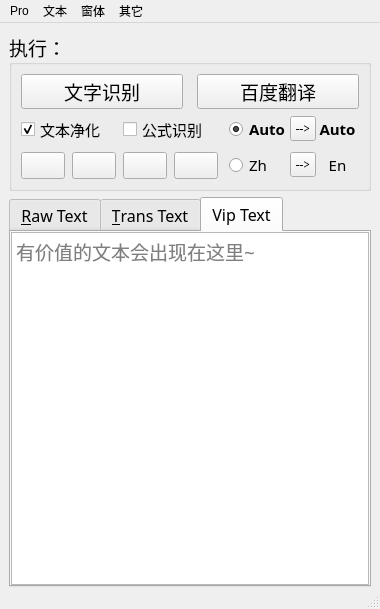
<?xml version="1.0" encoding="UTF-8"?>
<ui version="4.0">
 <class>MainWindow</class>
 <widget class="QMainWindow" name="MainWindow">
  <property name="geometry">
   <rect>
    <x>0</x>
    <y>0</y>
    <width>357</width>
    <height>609</height>
   </rect>
  </property>
  <property name="windowTitle">
   <string>可可 OCR</string>
  </property>
  <property name="windowIcon">
   <iconset resource="rec.qrc">
    <normaloff>:/ico/开心果.png</normaloff>:/ico/开心果.png</iconset>
  </property>
  <widget class="QWidget" name="centralwidget">
   <layout class="QVBoxLayout" name="verticalLayout">
    <property name="bottomMargin">
     <number>0</number>
    </property>
    <item>
     <widget class="QGroupBox" name="groupBox">
      <property name="font">
       <font>
        <family>微软雅黑 Light</family>
        <pointsize>14</pointsize>
       </font>
      </property>
      <property name="title">
       <string>执行：</string>
      </property>
      <property name="checkable">
       <bool>false</bool>
      </property>
      <layout class="QVBoxLayout" name="verticalLayout_2">
       <item>
        <layout class="QHBoxLayout" name="horizontalLayout">
         <property name="spacing">
          <number>14</number>
         </property>
         <item>
          <widget class="QPushButton" name="genBtn">
           <property name="minimumSize">
            <size>
             <width>0</width>
             <height>35</height>
            </size>
           </property>
           <property name="text">
            <string>文字识别</string>
           </property>
           <property name="icon">
            <iconset resource="rec.qrc">
             <normaloff>:/ico/scanning.png</normaloff>:/ico/scanning.png</iconset>
           </property>
           <property name="iconSize">
            <size>
             <width>20</width>
             <height>20</height>
            </size>
           </property>
           <property name="shortcut">
            <string>Ctrl+R</string>
           </property>
          </widget>
         </item>
         <item>
          <widget class="QPushButton" name="transBtn">
           <property name="minimumSize">
            <size>
             <width>0</width>
             <height>35</height>
            </size>
           </property>
           <property name="text">
            <string>百度翻译</string>
           </property>
           <property name="icon">
            <iconset resource="rec.qrc">
             <normaloff>:/ico/翻译.png</normaloff>:/ico/翻译.png</iconset>
           </property>
           <property name="iconSize">
            <size>
             <width>18</width>
             <height>18</height>
            </size>
           </property>
           <property name="shortcut">
            <string>Ctrl+T</string>
           </property>
           <property name="checkable">
            <bool>false</bool>
           </property>
           <property name="checked">
            <bool>false</bool>
           </property>
           <property name="autoRepeat">
            <bool>true</bool>
           </property>
          </widget>
         </item>
        </layout>
       </item>
       <item>
        <layout class="QGridLayout" name="gridLayout_3" columnstretch="1,1" columnminimumwidth="0,5">
         <property name="sizeConstraint">
          <enum>QLayout::SetFixedSize</enum>
         </property>
         <property name="bottomMargin">
          <number>0</number>
         </property>
         <property name="horizontalSpacing">
          <number>11</number>
         </property>
         <property name="verticalSpacing">
          <number>6</number>
         </property>
         <item row="0" column="0">
          <layout class="QGridLayout" name="gridLayout_2" columnstretch="1,1" columnminimumwidth="0,0">
           <property name="horizontalSpacing">
            <number>6</number>
           </property>
           <property name="verticalSpacing">
            <number>8</number>
           </property>
           <item row="0" column="0">
            <widget class="QCheckBox" name="c01">
             <property name="sizePolicy">
              <sizepolicy hsizetype="Minimum" vsizetype="Fixed">
               <horstretch>1</horstretch>
               <verstretch>0</verstretch>
              </sizepolicy>
             </property>
             <property name="font">
              <font>
               <family>微软雅黑 Light</family>
               <pointsize>11</pointsize>
              </font>
             </property>
             <property name="styleSheet">
              <string notr="true"/>
             </property>
             <property name="text">
              <string>文本净化</string>
             </property>
             <property name="checked">
              <bool>true</bool>
             </property>
            </widget>
           </item>
           <item row="0" column="1">
            <widget class="QCheckBox" name="c02">
             <property name="sizePolicy">
              <sizepolicy hsizetype="Minimum" vsizetype="Fixed">
               <horstretch>1</horstretch>
               <verstretch>0</verstretch>
              </sizepolicy>
             </property>
             <property name="font">
              <font>
               <family>微软雅黑 Light</family>
               <pointsize>11</pointsize>
              </font>
             </property>
             <property name="text">
              <string>公式识别</string>
             </property>
             <property name="shortcut">
              <string>Ctrl+M</string>
             </property>
            </widget>
           </item>
           <item row="1" column="0" colspan="2">
            <layout class="QHBoxLayout" name="horizontalLayout_2" stretch="1,1,1,1">
             <property name="spacing">
              <number>7</number>
             </property>
             <item>
              <widget class="QPushButton" name="copyBtn">
               <property name="sizePolicy">
                <sizepolicy hsizetype="Minimum" vsizetype="Fixed">
                 <horstretch>1</horstretch>
                 <verstretch>0</verstretch>
                </sizepolicy>
               </property>
               <property name="minimumSize">
                <size>
                 <width>0</width>
                 <height>26</height>
                </size>
               </property>
               <property name="font">
                <font>
                 <family>微软雅黑 Light</family>
                 <pointsize>11</pointsize>
                </font>
               </property>
               <property name="text">
                <string/>
               </property>
               <property name="icon">
                <iconset resource="rec.qrc">
                 <normaloff>:/ico/粘贴 (1).png</normaloff>:/ico/粘贴 (1).png</iconset>
               </property>
               <property name="shortcut">
                <string>Alt+C</string>
               </property>
              </widget>
             </item>
             <item>
              <widget class="QPushButton" name="delBtn">
               <property name="sizePolicy">
                <sizepolicy hsizetype="Minimum" vsizetype="Fixed">
                 <horstretch>1</horstretch>
                 <verstretch>0</verstretch>
                </sizepolicy>
               </property>
               <property name="minimumSize">
                <size>
                 <width>0</width>
                 <height>26</height>
                </size>
               </property>
               <property name="font">
                <font>
                 <family>微软雅黑 Light</family>
                 <pointsize>11</pointsize>
                </font>
               </property>
               <property name="text">
                <string/>
               </property>
               <property name="icon">
                <iconset resource="rec.qrc">
                 <normaloff>:/ico/删除 (2).png</normaloff>:/ico/删除 (2).png</iconset>
               </property>
               <property name="shortcut">
                <string>Alt+D</string>
               </property>
              </widget>
             </item>
             <item>
              <widget class="QPushButton" name="oneMBtn">
               <property name="sizePolicy">
                <sizepolicy hsizetype="Minimum" vsizetype="Fixed">
                 <horstretch>1</horstretch>
                 <verstretch>0</verstretch>
                </sizepolicy>
               </property>
               <property name="minimumSize">
                <size>
                 <width>0</width>
                 <height>26</height>
                </size>
               </property>
               <property name="font">
                <font>
                 <family>微软雅黑 Light</family>
                 <pointsize>11</pointsize>
                </font>
               </property>
               <property name="text">
                <string/>
               </property>
               <property name="icon">
                <iconset resource="rec.qrc">
                 <normaloff>:/ico/箭头右.png</normaloff>:/ico/箭头右.png</iconset>
               </property>
               <property name="iconSize">
                <size>
                 <width>19</width>
                 <height>19</height>
                </size>
               </property>
              </widget>
             </item>
             <item>
              <widget class="QPushButton" name="autoMBtn">
               <property name="sizePolicy">
                <sizepolicy hsizetype="Minimum" vsizetype="Fixed">
                 <horstretch>1</horstretch>
                 <verstretch>0</verstretch>
                </sizepolicy>
               </property>
               <property name="minimumSize">
                <size>
                 <width>0</width>
                 <height>26</height>
                </size>
               </property>
               <property name="font">
                <font>
                 <family>微软雅黑 Light</family>
                 <pointsize>11</pointsize>
                </font>
               </property>
               <property name="text">
                <string/>
               </property>
               <property name="icon">
                <iconset resource="rec.qrc">
                 <normaloff>:/ico/信号 (1).png</normaloff>:/ico/信号 (1).png</iconset>
               </property>
               <property name="iconSize">
                <size>
                 <width>19</width>
                 <height>19</height>
                </size>
               </property>
               <property name="checkable">
                <bool>true</bool>
               </property>
              </widget>
             </item>
            </layout>
           </item>
          </layout>
         </item>
         <item row="0" column="1">
          <layout class="QGridLayout" name="gridLayout" columnstretch="1,1,1">
           <property name="horizontalSpacing">
            <number>0</number>
           </property>
           <property name="verticalSpacing">
            <number>8</number>
           </property>
           <item row="0" column="0">
            <widget class="QRadioButton" name="autoR">
             <property name="sizePolicy">
              <sizepolicy hsizetype="Preferred" vsizetype="Fixed">
               <horstretch>0</horstretch>
               <verstretch>0</verstretch>
              </sizepolicy>
             </property>
             <property name="minimumSize">
              <size>
               <width>61</width>
               <height>0</height>
              </size>
             </property>
             <property name="font">
              <font>
               <family>微软雅黑 Light</family>
               <pointsize>11</pointsize>
               <weight>75</weight>
               <bold>true</bold>
              </font>
             </property>
             <property name="text">
              <string>Auto</string>
             </property>
             <property name="shortcut">
              <string>Alt+X</string>
             </property>
             <property name="checked">
              <bool>true</bool>
             </property>
            </widget>
           </item>
           <item row="0" column="1">
            <widget class="QPushButton" name="autoBtn">
             <property name="sizePolicy">
              <sizepolicy hsizetype="Preferred" vsizetype="Fixed">
               <horstretch>0</horstretch>
               <verstretch>0</verstretch>
              </sizepolicy>
             </property>
             <property name="minimumSize">
              <size>
               <width>26</width>
               <height>0</height>
              </size>
             </property>
             <property name="font">
              <font>
               <family>MS Serif</family>
               <pointsize>9</pointsize>
              </font>
             </property>
             <property name="styleSheet">
              <string notr="true">text-align:center;padding:3px 0px</string>
             </property>
             <property name="text">
              <string>--&gt;</string>
             </property>
             <property name="checkable">
              <bool>false</bool>
             </property>
             <property name="checked">
              <bool>false</bool>
             </property>
            </widget>
           </item>
           <item row="0" column="2">
            <widget class="QLabel" name="autoTo">
             <property name="sizePolicy">
              <sizepolicy hsizetype="Preferred" vsizetype="Preferred">
               <horstretch>0</horstretch>
               <verstretch>0</verstretch>
              </sizepolicy>
             </property>
             <property name="minimumSize">
              <size>
               <width>43</width>
               <height>0</height>
              </size>
             </property>
             <property name="font">
              <font>
               <family>微软雅黑 Light</family>
               <pointsize>11</pointsize>
               <weight>75</weight>
               <bold>true</bold>
              </font>
             </property>
             <property name="styleSheet">
              <string notr="true"/>
             </property>
             <property name="text">
              <string>Auto</string>
             </property>
             <property name="alignment">
              <set>Qt::AlignCenter</set>
             </property>
            </widget>
           </item>
           <item row="1" column="0">
            <widget class="QRadioButton" name="defR">
             <property name="sizePolicy">
              <sizepolicy hsizetype="Preferred" vsizetype="Fixed">
               <horstretch>0</horstretch>
               <verstretch>0</verstretch>
              </sizepolicy>
             </property>
             <property name="minimumSize">
              <size>
               <width>61</width>
               <height>0</height>
              </size>
             </property>
             <property name="font">
              <font>
               <family>微软雅黑 Light</family>
               <pointsize>11</pointsize>
              </font>
             </property>
             <property name="text">
              <string>Zh  </string>
             </property>
             <property name="shortcut">
              <string>Alt+Z</string>
             </property>
            </widget>
           </item>
           <item row="1" column="1">
            <widget class="QPushButton" name="defBtn">
             <property name="sizePolicy">
              <sizepolicy hsizetype="Preferred" vsizetype="Fixed">
               <horstretch>0</horstretch>
               <verstretch>0</verstretch>
              </sizepolicy>
             </property>
             <property name="minimumSize">
              <size>
               <width>26</width>
               <height>0</height>
              </size>
             </property>
             <property name="font">
              <font>
               <family>MS Serif</family>
               <pointsize>9</pointsize>
              </font>
             </property>
             <property name="styleSheet">
              <string notr="true">text-align:center;padding:3px 0px</string>
             </property>
             <property name="text">
              <string>--&gt;</string>
             </property>
            </widget>
           </item>
           <item row="1" column="2">
            <widget class="QLabel" name="defTo">
             <property name="sizePolicy">
              <sizepolicy hsizetype="Preferred" vsizetype="Preferred">
               <horstretch>0</horstretch>
               <verstretch>0</verstretch>
              </sizepolicy>
             </property>
             <property name="minimumSize">
              <size>
               <width>43</width>
               <height>0</height>
              </size>
             </property>
             <property name="font">
              <font>
               <family>微软雅黑 Light</family>
               <pointsize>11</pointsize>
              </font>
             </property>
             <property name="styleSheet">
              <string notr="true"/>
             </property>
             <property name="text">
              <string>En</string>
             </property>
             <property name="alignment">
              <set>Qt::AlignCenter</set>
             </property>
            </widget>
           </item>
          </layout>
         </item>
        </layout>
       </item>
      </layout>
     </widget>
    </item>
    <item>
     <widget class="QTabWidget" name="tabCtrl">
      <property name="font">
       <font>
        <family>微软雅黑 Light</family>
        <pointsize>12</pointsize>
       </font>
      </property>
      <property name="tabShape">
       <enum>QTabWidget::Rounded</enum>
      </property>
      <property name="currentIndex">
       <number>2</number>
      </property>
      <property name="tabsClosable">
       <bool>false</bool>
      </property>
      <property name="movable">
       <bool>false</bool>
      </property>
      <property name="tabBarAutoHide">
       <bool>false</bool>
      </property>
      <widget class="QWidget" name="tab">
       <property name="font">
        <font>
         <family>微软雅黑 Light</family>
         <pointsize>12</pointsize>
        </font>
       </property>
       <attribute name="title">
        <string>&amp;Raw Text</string>
       </attribute>
       <layout class="QHBoxLayout" name="horizontalLayout_3">
        <property name="spacing">
         <number>0</number>
        </property>
        <property name="leftMargin">
         <number>0</number>
        </property>
        <property name="topMargin">
         <number>0</number>
        </property>
        <property name="rightMargin">
         <number>0</number>
        </property>
        <property name="bottomMargin">
         <number>0</number>
        </property>
        <item>
         <widget class="QTextEdit" name="rawText">
          <property name="font">
           <font>
            <family>微软雅黑 Light</family>
            <pointsize>14</pointsize>
           </font>
          </property>
          <property name="styleSheet">
           <string notr="true">p{font-size:900
}</string>
          </property>
          <property name="html">
           <string>&lt;!DOCTYPE HTML PUBLIC &quot;-//W3C//DTD HTML 4.0//EN&quot; &quot;http://www.w3.org/TR/REC-html40/strict.dtd&quot;&gt;
&lt;html&gt;&lt;head&gt;&lt;meta name=&quot;qrichtext&quot; content=&quot;1&quot; /&gt;&lt;style type=&quot;text/css&quot;&gt;
p, li { white-space: pre-wrap; }
&lt;/style&gt;&lt;/head&gt;&lt;body style=&quot; font-family:'微软雅黑 Light'; font-size:14pt; font-weight:400; font-style:normal;&quot;&gt;
&lt;p style=&quot;-qt-paragraph-type:empty; margin-top:0px; margin-bottom:0px; margin-left:0px; margin-right:0px; -qt-block-indent:0; text-indent:0px;&quot;&gt;&lt;br /&gt;&lt;/p&gt;&lt;/body&gt;&lt;/html&gt;</string>
          </property>
          <property name="placeholderText">
           <string>识别后的文本会出现在这里~</string>
          </property>
         </widget>
        </item>
       </layout>
      </widget>
      <widget class="QWidget" name="tab_2">
       <property name="font">
        <font>
         <family>微软雅黑 Light</family>
         <pointsize>12</pointsize>
        </font>
       </property>
       <attribute name="title">
        <string>&amp;Trans Text</string>
       </attribute>
       <layout class="QHBoxLayout" name="horizontalLayout_4">
        <property name="spacing">
         <number>0</number>
        </property>
        <property name="leftMargin">
         <number>0</number>
        </property>
        <property name="topMargin">
         <number>0</number>
        </property>
        <property name="rightMargin">
         <number>0</number>
        </property>
        <property name="bottomMargin">
         <number>0</number>
        </property>
        <item>
         <widget class="QTextEdit" name="transText">
          <property name="font">
           <font>
            <family>微软雅黑 Light</family>
            <pointsize>14</pointsize>
           </font>
          </property>
          <property name="placeholderText">
           <string>Raw Text 的翻译结果会出现在这里~</string>
          </property>
         </widget>
        </item>
       </layout>
      </widget>
      <widget class="QWidget" name="tab_3">
       <attribute name="title">
        <string>Vip Text</string>
       </attribute>
       <layout class="QGridLayout" name="gridLayout_4">
        <property name="leftMargin">
         <number>0</number>
        </property>
        <property name="topMargin">
         <number>0</number>
        </property>
        <property name="rightMargin">
         <number>0</number>
        </property>
        <property name="bottomMargin">
         <number>0</number>
        </property>
        <item row="0" column="0">
         <widget class="QTextEdit" name="vipText">
          <property name="font">
           <font>
            <family>微软雅黑 Light</family>
            <pointsize>14</pointsize>
           </font>
          </property>
          <property name="placeholderText">
           <string>有价值的文本会出现在这里~</string>
          </property>
         </widget>
        </item>
       </layout>
      </widget>
     </widget>
    </item>
   </layout>
  </widget>
  <widget class="QMenuBar" name="menubar">
   <property name="geometry">
    <rect>
     <x>0</x>
     <y>0</y>
     <width>357</width>
     <height>26</height>
    </rect>
   </property>
   <widget class="QMenu" name="menuPro">
    <property name="title">
     <string>Pro</string>
    </property>
    <addaction name="proAction"/>
   </widget>
   <widget class="QMenu" name="menu">
    <property name="title">
     <string>文本</string>
    </property>
    <addaction name="action"/>
    <addaction name="autoCopyAction"/>
    <addaction name="action_2"/>
    <addaction name="separator"/>
    <addaction name="autoCatch"/>
    <addaction name="oneAction"/>
    <addaction name="vipAction"/>
    <addaction name="separator"/>
    <addaction name="action_4"/>
    <addaction name="action_6"/>
   </widget>
   <widget class="QMenu" name="menu_2">
    <property name="title">
     <string>窗体</string>
    </property>
    <addaction name="topAction"/>
    <addaction name="separator"/>
    <addaction name="fontDec"/>
    <addaction name="fontAdd"/>
   </widget>
   <widget class="QMenu" name="menu_3">
    <property name="title">
     <string>其它</string>
    </property>
    <addaction name="verBtn"/>
    <addaction name="describeBtn"/>
   </widget>
   <addaction name="menuPro"/>
   <addaction name="menu"/>
   <addaction name="menu_2"/>
   <addaction name="menu_3"/>
  </widget>
  <widget class="QStatusBar" name="statusbar"/>
  <action name="action">
   <property name="text">
    <string>复制</string>
   </property>
  </action>
  <action name="action_2">
   <property name="text">
    <string>粘贴</string>
   </property>
  </action>
  <action name="oneAction">
   <property name="text">
    <string>一键翻译</string>
   </property>
   <property name="shortcut">
    <string>Ctrl+B</string>
   </property>
  </action>
  <action name="action_4">
   <property name="text">
    <string>清空</string>
   </property>
  </action>
  <action name="action_6">
   <property name="text">
    <string>清空+</string>
   </property>
  </action>
  <action name="topAction">
   <property name="checkable">
    <bool>true</bool>
   </property>
   <property name="text">
    <string>置顶</string>
   </property>
   <property name="shortcut">
    <string>Ctrl+Q</string>
   </property>
  </action>
  <action name="fontDec">
   <property name="text">
    <string>字体 -</string>
   </property>
   <property name="shortcut">
    <string>Ctrl+-</string>
   </property>
  </action>
  <action name="fontAdd">
   <property name="text">
    <string>字体 +</string>
   </property>
   <property name="shortcut">
    <string>Ctrl+=</string>
   </property>
  </action>
  <action name="autoCatch">
   <property name="checkable">
    <bool>true</bool>
   </property>
   <property name="text">
    <string>自动捕获</string>
   </property>
   <property name="shortcut">
    <string>Ctrl+W</string>
   </property>
  </action>
  <action name="verBtn">
   <property name="text">
    <string>版本</string>
   </property>
  </action>
  <action name="describeBtn">
   <property name="text">
    <string>简介</string>
   </property>
  </action>
  <action name="proAction">
   <property name="text">
    <string>Pro Mode</string>
   </property>
  </action>
  <action name="vipAction">
   <property name="text">
    <string>添加到 Vip</string>
   </property>
   <property name="shortcut">
    <string>Ctrl+E</string>
   </property>
  </action>
  <action name="autoCopyAction">
   <property name="checkable">
    <bool>true</bool>
   </property>
   <property name="checked">
    <bool>true</bool>
   </property>
   <property name="text">
    <string>复制+</string>
   </property>
   <property name="shortcut">
    <string>Ctrl+D</string>
   </property>
  </action>
 </widget>
 <resources>
  <include location="rec.qrc"/>
 </resources>
 <connections/>
</ui>
